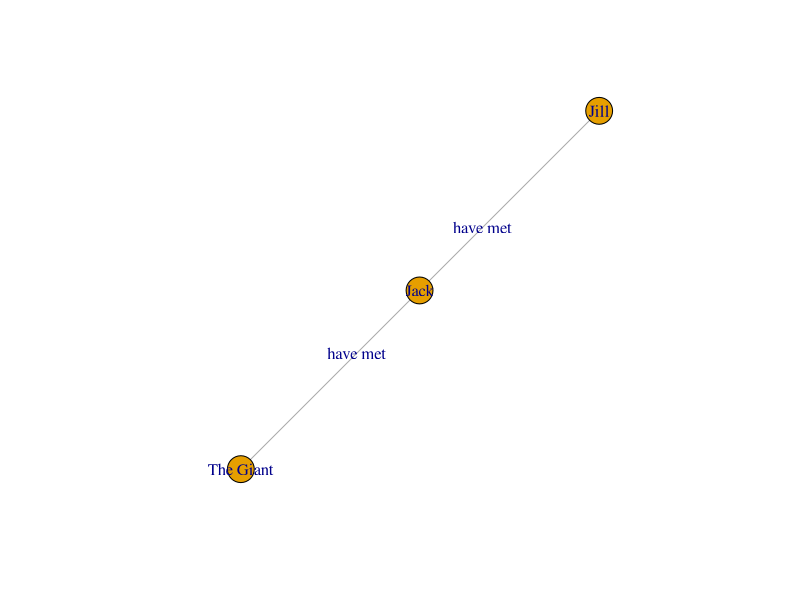
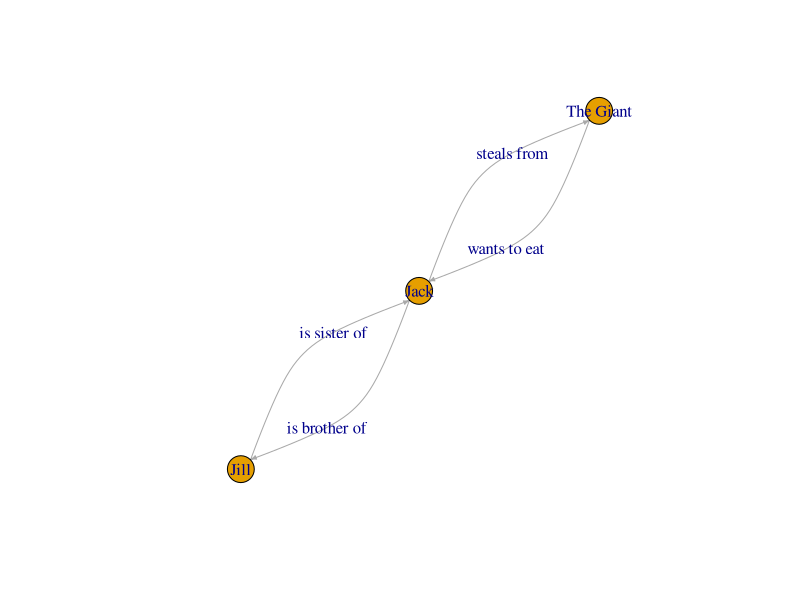
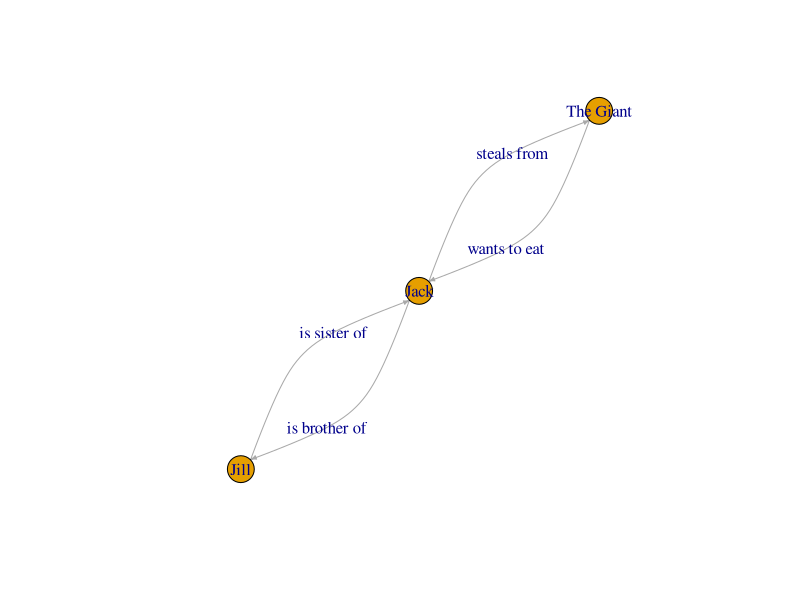
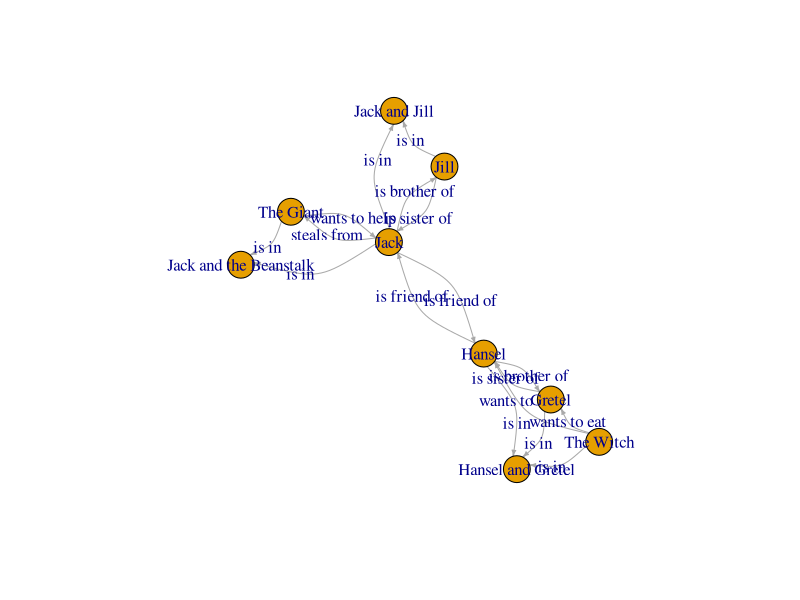

Write the R code that produced these figures, in order.
## ---- chunk 1
knitr::opts_chunk$set(echo = FALSE)
library(igraph)
## ---- chunk 2
library(igraph)

g_undirected <- make_empty_graph(directed = F) +
  vertices(c("Jack",
             "Jill",
             "The Giant"),
           type = "Character") +
  edges(c("Jack", "Jill",
          "Jack", "The Giant"),
        label = "have met")
## ---- chunk 3
g_undirected
## ---- chunk 4
set.seed(1234)
plot(g_undirected,
     layout = layout_nicely,
     edge.arrow.size = .3)
## ---- chunk 5
g_directed <- make_empty_graph(directed = T) +
  vertices(c("Jack",
             "Jill",
             "The Giant"),
           type = "Character") +
  edges(c("Jack", "Jill",
          "Jill", "Jack",
          "Jack", "The Giant",
          "The Giant", "Jack"),
        label = c("is brother of",
                  "is sister of",
                  "steals from",
                  "wants to eat"))
## ---- chunk 6
g_directed
## ---- chunk 7
set.seed(1234)
plot(g_directed,
     edge.curved = T,
     layout = layout_nicely,
     edge.arrow.size = .3)
## ---- chunk 8
node_list <- data.frame(
  name = c("Jack",
           "Jill",
           "The Giant"),
  about = c("Is fast at going down things and uses this skill for theivery",
            "Is slow at tumbling",
            "Likes to eat thieves"),
  gender = c("Male", 
             "Female", 
             "Male"),
  type = "Character"
)

edge_list <- data.frame(
  source = c("Jack", "Jill", "Jack", "The Giant"),
  target = c("Jill", "Jack", "The Giant", "Jack"),
  label = c("is brother of",
            "is sister of",
            "steals from",
            "wants to eat")
)
g_directed <- graph_from_data_frame(d = edge_list, 
                           directed = T, 
                           vertices = node_list)
## ---- chunk 9
g_directed
## ---- chunk 10
set.seed(1234)
plot(g_directed,
     edge.curved = T,
     layout = layout_nicely,
     edge.arrow.size = .3)
## ---- chunk 11
V(g_directed)
V(g_directed)[3]
V(g_directed)['The Giant']
## ---- chunk 12
V(g_directed)[['The Giant']]
V(g_directed)[['The Giant']]$about
V(g_directed)['The Giant']$about <- "A forgiving creature that understand poor Jack's situation"
V(g_directed)[['The Giant']]
## ---- chunk 13
V(g_directed)[[c("Jack", "Jill")]]
V(g_directed)[[gender == "Male"]]
## ---- chunk 14
E(g_directed)
E(g_directed)[1]
E(g_directed)[[1]]
## ---- chunk 15
E(g_directed)[label == 'is brother of']
E(g_directed)[[label == 'wants to eat']]
E(g_directed)[[label == 'wants to eat']]$label <- 'wants to help'
## ---- chunk 16
E(g_directed)['Jack' %--% 'The Giant']
E(g_directed)[['Jack' %<-% 'The Giant']]
E(g_directed)[['Jack' %->% V(g_directed)]]
## ---- chunk 17
jj_sub <- induced_subgraph(g_directed, c("Jack", "Jill"))
jj_sub
beanstalk_sub <- subgraph.edges(g_directed, E(g_directed)["The Giant" %--% "Jack"])
beanstalk_sub
## ---- chunk 18
E(g_directed)["The Giant" %--% V(jj_sub)$name]
## ---- chunk 19
g_directed <- g_directed +
  vertices(c("Hansel",
             "Gretel",
             "The Witch",
             "Hansel and Gretel",
             "Jack and Jill",
             "Jack and the Beanstalk"),
           about = c("Eats way too much candy",
                     "Is learning how to make really good candy",
                     "Knows how to make healthy food from children",
                     "Tale of some greedy kids who wants to destroy an old woman's home",
                     "Kids learn the harway that they should always wear a helmet",
                     "Kid steals from a big friendly giant"),
           gender = c('Male', 'Female', 'Female', rep(NA, 3) ),
           type = c(rep("Character", 3), rep("Story", 3)))
## ---- chunk 20
g_directed <- g_directed +
  edges(c("Hansel","Jack", "Jack","Hansel",
          "Hansel","Gretel", "Gretel","Hansel",
          sapply(c("Hansel", "Gretel"), function(x) c("The Witch", x)),
          sapply(c("The Witch", "Hansel", "Gretel"), function(x) c(x, "Hansel and Gretel")),
          sapply(c("Jack", "Jill"), function(x) c(x, "Jack and Jill")),
          sapply(c("Jack", "The Giant"), function(x) c(x, "Jack and the Beanstalk"))
          ),
        label = c(rep('is friend of', 2),
                  'is brother of', 'is sister of',
                  rep('wants to eat', 2),
                  rep("is in", 7)))
## ---- chunk 21
set.seed(1234)
plot(g_directed,
     edge.curved = T,
     layout = layout_nicely,
     edge.arrow.size = .3)
## ---- chunk 22
V(g_directed)[[V(g_directed)]]
## ---- chunk 23
E(g_directed)[[E(g_directed)]]
## ---- chunk 24
degree(g_directed) %>%
  sort(T)

degree(g_directed, mode = 'in') %>%
  sort(T)

degree(g_directed, V(g_directed)[type == 'Character']) %>%
  sort(T)
## ---- chunk 25
betweenness(g_directed) %>%
  sort(T)
betweenness(g_directed, V(g_directed)[type == 'Character']) %>%
  sort(T)
## ---- chunk 26
ego(g_directed, order = 1, nodes = 'Jack', mode = 'all')
ego(g_directed, order = 2, nodes = c("Hansel and Gretel", "Jack and Jill", "Jack and the Beanstalk"), mode = 'in')
## ---- chunk 27
stories <- V(g_directed)[[type == "Story"]]
ego_stories <- ego(g_directed, 1, stories, 'in')
ego_noJack <- lapply(ego_stories, function(x){
  if('Jack' %in% x$name){
    NULL
  } else {
    x
  }
})
ego_noJack
## ---- chunk 28
ego_noJack %>%
  unlist

noJack_nodes <- ego_noJack %>% 
  unlist() %>%
  names()

g_noJack <- induced_subgraph(g_directed, noJack_nodes)
g_noJack
